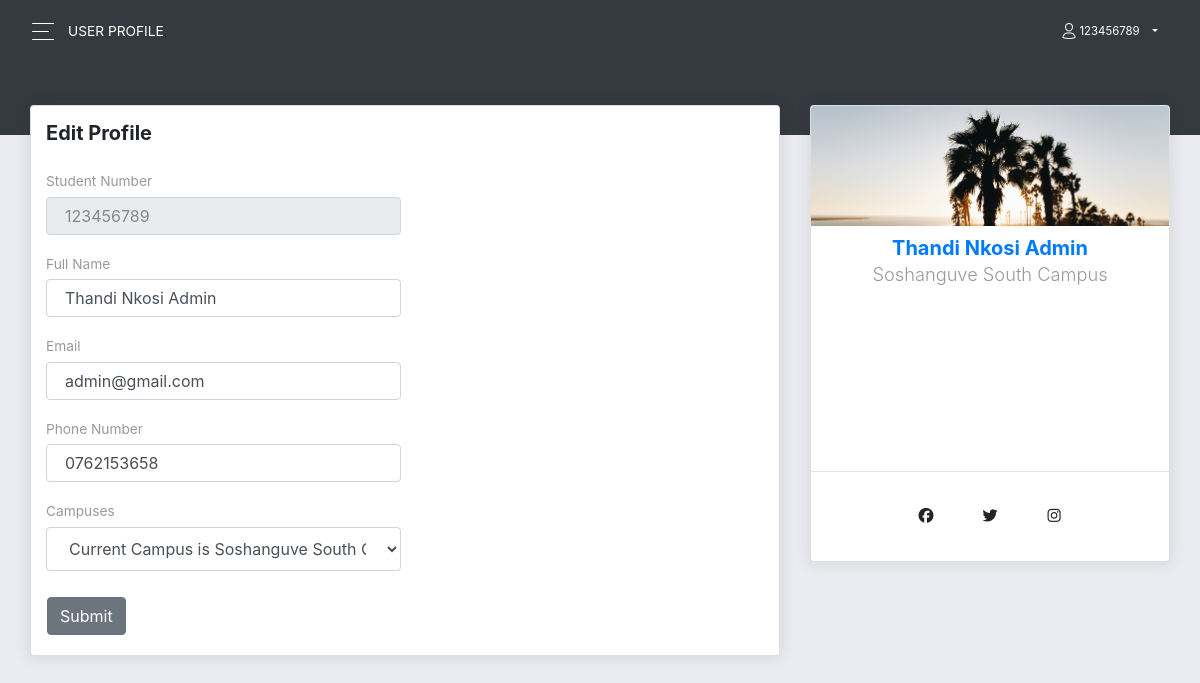
The app's page /pages/editProfile.php (signed in) with its own data.
### tables this page shows
CREATE TABLE `users` (
  `stud_num` int(11) NOT NULL,
  `fullname` varchar(255) NOT NULL,
  `email` varchar(255) NOT NULL,
  `phone` varchar(255) NOT NULL,
  `campus` varchar(255) NOT NULL,
  `uPass` varchar(255) NOT NULL,
  `usertype` varchar(255) NOT NULL,
  `vkey` varchar(255) NOT NULL,
  `verified` int(11) NOT NULL,
  `date` timestamp(6) NOT NULL DEFAULT current_timestamp(6) ON UPDATE current_timestamp(6)
);

### pages/editProfile.php (the view, shortened to what this page needs)
<?php
require_once "includes/connection.php";
    $result = mysqli_query($conn,"SELECT * FROM users WHERE stud_num='" . $_SESSION['stud_num'] . "'");
    $row= mysqli_fetch_array($result);
?>
<!DOCTYPE html>
<html lang="en">
<head>
  <link rel="stylesheet" href="https://use.fontawesome.com/releases/v5.7.1/css/all.css">
  <link href="../assets/css/bootstrap.min.css" rel="stylesheet" />
  <link href="../assets/css/now-ui-dashboardd.css?v=1.5.0" rel="stylesheet" />
  <?php include "head.php"; ?>
</head>
<body class="user-profile"  >
  <div class="wrapper ">
    <div class="main-panel" id="main-panel">
      <nav class="navbar navbar-expand-lg navbar-transparent  bg-primary  navbar-absolute">
        <div class="container-fluid">
          <div class="navbar-wrapper">
            <div class="navbar-toggle">
              <button type="button" class="navbar-toggler">
                <span class="navbar-toggler-bar bar1"></span>
                <span class="navbar-toggler-bar bar2"></span>
                <span class="navbar-toggler-bar bar3"></span>
              </button>
            </div>
            <a class="navbar-brand" href="#pablo">User Profile</a>
          </div>
          <ul class="navbar-nav">
          <li class="nav-item dropdown">
                <a class="nav-link dropdown-toggle" id="navbarDropdownMenuLink" data-toggle="dropdown" aria-haspopup="true" aria-expanded="false">
                <i class="now-ui-icons users_single-02"></i><?php echo $_SESSION['stud_num']; ?>
                </a>
              </li>
          </ul>
        </div>
      </nav>
      <div class="panel-header panel-header-sm">
      </div>
      <div class="content">
        <div class="row">
          <div class="col-md-8">
            <div class="card">
              <div class="card-header">
                <h5 class="title">Edit Profile</h5>
              </div>
              <div class="card-body">
                <form action="<?php echo htmlspecialchars(basename($_SERVER['REQUEST_URI'])); ?>" method="post">
                <div class="row">
                    <div class="col-md-6 pr-1">
                      <div class="form-group">
                        <label>Student Number</label>
                        <input type="text" readonly class="form-control" name="stud_num" placeholder="Enter Student Number" value="<?php echo $row["stud_num"]; ?>">
                      </div>
                    </div>
                    </div>
                    <div class="row">
                    <div class="col-md-6 pr-1">
                      <div class="form-group">
                        <label>Full Name</label>
                        <input type="text" class="form-control" name="fullname" placeholder="Enter Full Names" value="<?php echo $row["fullname"]; ?>">
                      </div>
                    </div>
                    </div>
                    <div class="row">
                    <div class="col-md-6 pr-1">
                      <div class="form-group">
                        <label>Email</label>
                        <input type="email" class="form-control" name="email" placeholder="Enter Email Address" value="<?php echo $row["email"]; ?>">
                      </div>
                    </div>
                    </div>
                    <div class="row">
                    <div class="col-md-6 pr-1">
                      <div class="form-group">
                        <label>Phone Number</label>
                        <input type="text" class="form-control" name="phone" placeholder="Enter Phone Number" value="<?php echo $row["phone"]; ?>">
                      </div>
                    </div>
                    </div>
                    <div class="row">
                    <div class="col-md-6 pr-1">
                      <div class="form-group">
                        <label>Campuses</label>
                         <select name="campus" id="campus" type="text" class="form-control" size="0.5" required>
                        <option value="">Current Campus is <?php echo $row["campus"]; ?></option>
                        </select>
                      </div>
                    </div>
                    </div>
				<button type="Submit"  class="btn btn-secondary" name="update">Submit</button>
                </form>
              </div>
            </div>
          </div>
          <div class="col-md-4">
            <div class="card card-user">
              <div class="image">
                <img src="../assets/img/bg5.jpg" alt="...">
              </div>
              <div class="card-body">
                <div class="author">
                <br><br><br>
                  <a href="#">
                    <h5 class="title"><?php echo $row["fullname"]; ?></h5>
                  </a>
                  <p class="description">
                  <?php echo $row["campus"]; ?>
                  </p>
                </div>
              </div>
              <hr>
              <div class="button-container">
                <button href="#" class="btn btn-neutral btn-icon btn-round btn-lg">
                  <i class="fab fa-facebook"></i>
                </button>
                <button href="#" class="btn btn-neutral btn-icon btn-round btn-lg">
                  <i class="fab fa-twitter"></i>
                </button>
                <button href="#" class="btn btn-neutral btn-icon btn-round btn-lg">
                  <i class="fab fa-instagram"></i>
                </button>
              </div>
            </div>
          </div>
        </div>
      </div>
    </div>
  </div>
</body>
</html>

### records on screen
users: stud_num "123456789", fullname "Thandi Nkosi Admin", email "admin@gmail.com", phone "0762153658", campus "Soshanguve South Campus"

### other values on screen
$_SESSION['stud_num'] "123456789"
